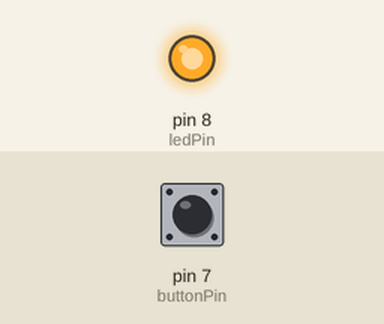
Recording of a sketch running on a simulated Arduino Uno, built with avr-gcc and run on an emulated ATmega328P. On the bench: output pins drawn as LEDs (lit = HIGH). The test bench sets the inputs (shaded band); at power-on: pin 7 (buttonPin) HIGH.

Above: at 1.2 s.
1.3 s: pin 7 (buttonPin) pulled LOW for 0.15 s
At 1.37 s:
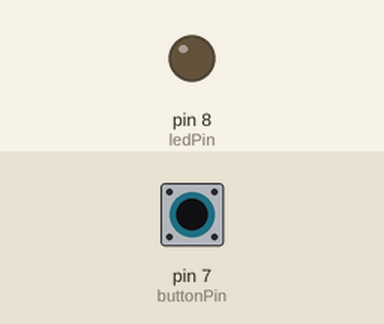
2.9 s: pin 7 (buttonPin) pulled LOW for 3.2 s
At 6.9 s:
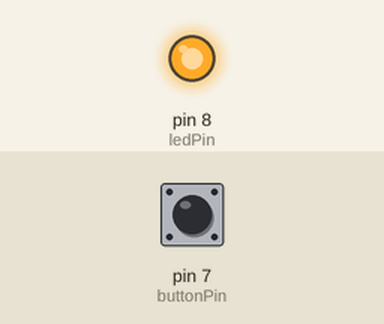
Timing chart, 0 to 8.4 s (numbered marks = the images above; inputs shaded):
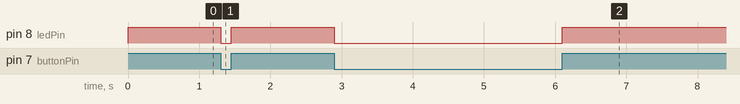

The sketch:

sketch_mar01a.ino
```cpp
const int buttonPin = 7;
const int ledPin = 8;
 int buttonState = 0;
  void setup()
  {
      pinMode(ledPin,OUTPUT);
      pinMode(buttonPin, INPUT_PULLUP);

  }
  void loop()
  {
      buttonState = digitalRead(buttonPin);
      if (buttonState == HIGH)
      {
      digitalWrite(ledPin, HIGH);
      }
      else
      {
      digitalWrite(ledPin, LOW);
      }

  }
```

Measured:
- after the input at 1.3 s, pin 8 (ledPin): HIGH → LOW at once, → HIGH 0.15 s later
- after the input at 2.9 s, pin 8 (ledPin): HIGH → LOW at once, → HIGH 3.2 s later
